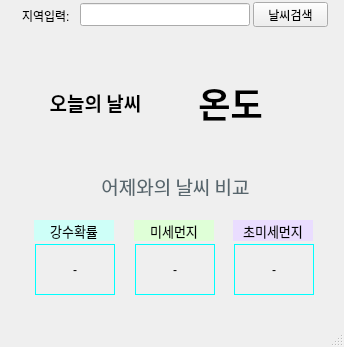
<?xml version="1.0" encoding="UTF-8"?>
<ui version="4.0">
 <class>MainWindow</class>
 <widget class="QMainWindow" name="MainWindow">
  <property name="geometry">
   <rect>
    <x>0</x>
    <y>0</y>
    <width>344</width>
    <height>347</height>
   </rect>
  </property>
  <property name="windowTitle">
   <string>MainWindow</string>
  </property>
  <widget class="QWidget" name="centralwidget">
   <widget class="QLabel" name="label">
    <property name="geometry">
     <rect>
      <x>22</x>
      <y>8</y>
      <width>61</width>
      <height>16</height>
     </rect>
    </property>
    <property name="text">
     <string>지역입력:</string>
    </property>
   </widget>
   <widget class="QLineEdit" name="area_input">
    <property name="geometry">
     <rect>
      <x>80</x>
      <y>3</y>
      <width>170</width>
      <height>23</height>
     </rect>
    </property>
   </widget>
   <widget class="QPushButton" name="search_button">
    <property name="geometry">
     <rect>
      <x>253</x>
      <y>2</y>
      <width>75</width>
      <height>25</height>
     </rect>
    </property>
    <property name="text">
     <string>날씨검색</string>
    </property>
   </widget>
   <widget class="QLabel" name="weather_label">
    <property name="geometry">
     <rect>
      <x>30</x>
      <y>57</y>
      <width>131</width>
      <height>91</height>
     </rect>
    </property>
    <property name="font">
     <font>
      <family>맑은 고딕</family>
      <pointsize>14</pointsize>
      <weight>75</weight>
      <bold>true</bold>
     </font>
    </property>
    <property name="text">
     <string>오늘의 날씨</string>
    </property>
    <property name="alignment">
     <set>Qt::AlignCenter</set>
    </property>
   </widget>
   <widget class="QLabel" name="temper_label">
    <property name="geometry">
     <rect>
      <x>180</x>
      <y>67</y>
      <width>101</width>
      <height>71</height>
     </rect>
    </property>
    <property name="font">
     <font>
      <family>맑은 고딕</family>
      <pointsize>26</pointsize>
      <weight>75</weight>
      <bold>true</bold>
     </font>
    </property>
    <property name="text">
     <string>온도</string>
    </property>
    <property name="alignment">
     <set>Qt::AlignCenter</set>
    </property>
   </widget>
   <widget class="QLabel" name="yesterday_label">
    <property name="geometry">
     <rect>
      <x>30</x>
      <y>176</y>
      <width>291</width>
      <height>20</height>
     </rect>
    </property>
    <property name="font">
     <font>
      <family>맑은 고딕</family>
      <pointsize>14</pointsize>
     </font>
    </property>
    <property name="styleSheet">
     <string notr="true">color:rgb(87, 102, 109)</string>
    </property>
    <property name="text">
     <string>어제와의 날씨 비교</string>
    </property>
    <property name="alignment">
     <set>Qt::AlignCenter</set>
    </property>
   </widget>
   <widget class="QLabel" name="label_5">
    <property name="geometry">
     <rect>
      <x>34</x>
      <y>220</y>
      <width>80</width>
      <height>21</height>
     </rect>
    </property>
    <property name="font">
     <font>
      <family>맑은 고딕</family>
      <pointsize>10</pointsize>
     </font>
    </property>
    <property name="styleSheet">
     <string notr="true">background-color:rgb(206, 255, 248);</string>
    </property>
    <property name="text">
     <string>강수확률</string>
    </property>
    <property name="alignment">
     <set>Qt::AlignCenter</set>
    </property>
   </widget>
   <widget class="QLabel" name="rain_label">
    <property name="geometry">
     <rect>
      <x>35</x>
      <y>244</y>
      <width>80</width>
      <height>51</height>
     </rect>
    </property>
    <property name="styleSheet">
     <string notr="true">border:1px solid rgb(0, 255, 255)</string>
    </property>
    <property name="text">
     <string>-</string>
    </property>
    <property name="alignment">
     <set>Qt::AlignCenter</set>
    </property>
   </widget>
   <widget class="QLabel" name="label_7">
    <property name="geometry">
     <rect>
      <x>134</x>
      <y>220</y>
      <width>80</width>
      <height>21</height>
     </rect>
    </property>
    <property name="font">
     <font>
      <family>맑은 고딕</family>
      <pointsize>10</pointsize>
     </font>
    </property>
    <property name="styleSheet">
     <string notr="true">background-color:rgb(223, 255, 215)</string>
    </property>
    <property name="text">
     <string>미세먼지</string>
    </property>
    <property name="alignment">
     <set>Qt::AlignCenter</set>
    </property>
   </widget>
   <widget class="QLabel" name="dust1_label">
    <property name="geometry">
     <rect>
      <x>135</x>
      <y>244</y>
      <width>80</width>
      <height>51</height>
     </rect>
    </property>
    <property name="styleSheet">
     <string notr="true">border:1px solid rgb(0, 255, 255)</string>
    </property>
    <property name="text">
     <string>-</string>
    </property>
    <property name="alignment">
     <set>Qt::AlignCenter</set>
    </property>
   </widget>
   <widget class="QLabel" name="label_9">
    <property name="geometry">
     <rect>
      <x>233</x>
      <y>220</y>
      <width>80</width>
      <height>21</height>
     </rect>
    </property>
    <property name="font">
     <font>
      <family>맑은 고딕</family>
      <pointsize>10</pointsize>
     </font>
    </property>
    <property name="styleSheet">
     <string notr="true">background-color:rgb(234, 221, 255)</string>
    </property>
    <property name="text">
     <string>초미세먼지</string>
    </property>
    <property name="alignment">
     <set>Qt::AlignCenter</set>
    </property>
   </widget>
   <widget class="QLabel" name="dust2_label">
    <property name="geometry">
     <rect>
      <x>234</x>
      <y>244</y>
      <width>80</width>
      <height>51</height>
     </rect>
    </property>
    <property name="styleSheet">
     <string notr="true">border:1px solid rgb(0, 255, 255)</string>
    </property>
    <property name="text">
     <string>-</string>
    </property>
    <property name="alignment">
     <set>Qt::AlignCenter</set>
    </property>
   </widget>
  </widget>
  <widget class="QMenuBar" name="menubar">
   <property name="geometry">
    <rect>
     <x>0</x>
     <y>0</y>
     <width>344</width>
     <height>21</height>
    </rect>
   </property>
  </widget>
  <widget class="QStatusBar" name="statusbar"/>
 </widget>
 <resources/>
 <connections/>
</ui>
